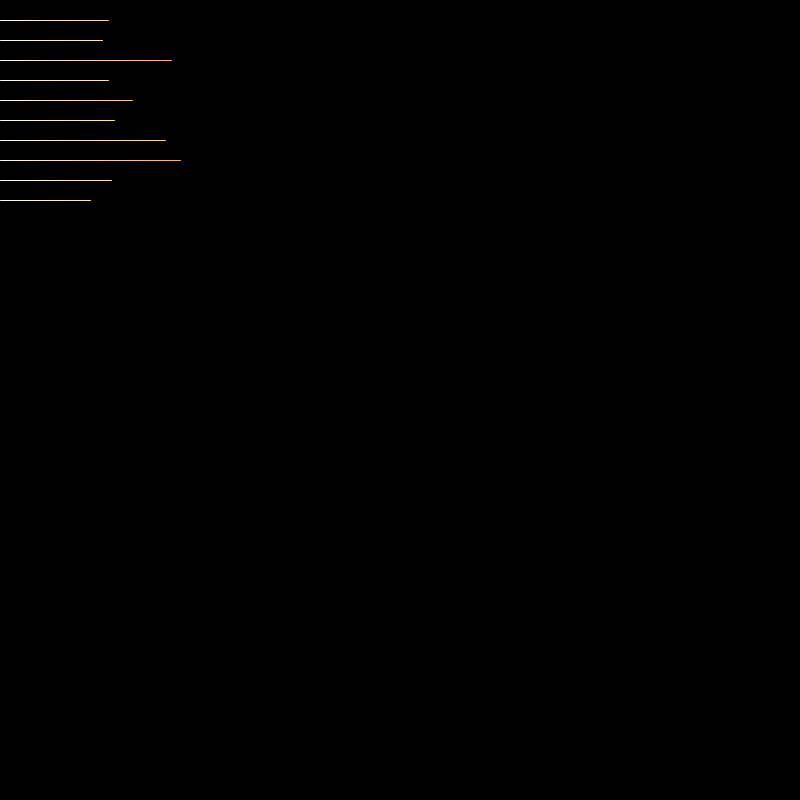
Frame 1 (no input)
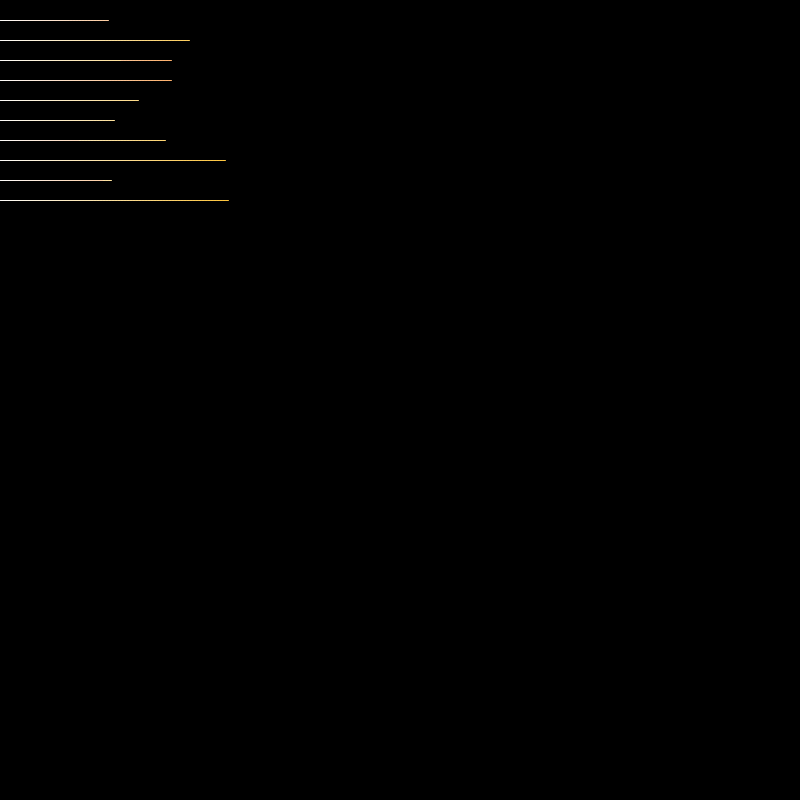
Frame 2 (the mouse pressed at the canvas centre, redrawn once)

The Processing sketch that drew these frames (run headless with seeded random() and noise(); the mouse was pressed at the canvas centre and the sketch redrawn once):

// Processing sketch: fabric_of_life
// ── fabric_of_life.pde
int step = 3;
int stepCount = 500 / step;
float[] thread = new float[stepCount * 2];

void setup() {
  size(800, 800);
  colorMode(HSB);
  stroke(255, 128, 255);
  background(0, 0, 0);
  smooth();
  noFill();
  noLoop();
} 

void draw() {
  Person[] people = createPeople(10, 1000);
  timeFlow(500, people);
}

void testGradient() {
  float prev = 400;
  for (int i = 0; i < stepCount; i++) {
    thread[2*i] = i * step;
    prev = prev + random(-5 * step, 5 * step);
    thread[2*i+1] = prev;
  }
  for (int i = 1; i < stepCount - 2; i++) {
    stroke(169, i * step / 2, 255);
    curve(thread[2*i - 2], thread[2*i - 1], 
          thread[2*i], thread[2*i + 1], 
          thread[2*i + 2], thread[2*i + 3], 
          thread[2*i + 4], thread[2*i + 5]);
  }
}  

Person[] createPeople(int initialPopulation, int maxPopulation) {
  Person[] people = new Person[maxPopulation];
  for (int i = 0; i < initialPopulation; i++) people[i] = new Person(0, null, null);
  return people;
}

void timeFlow(int maxTime, Person[] people) {
  for (int t = 0; t < maxTime; t++) {
    for (int i = 0; i < people.length; i++) {
      if (people[i] == null) continue;
      switch (people[i].timeFlow(t, people)) {
        case Person.DEATH: 
          // TODO: draw last segments here, before the person is removed
          //int[] positions = 
          people[i] = null; 
          break;
      }
    }
    calcCurrentPositions(t, people);
    drawCurveSegments(t, people);
    // TODO: draw next segments of existing people
  }
}

void calcCurrentPositions(int currentTime, Person[] people) {
  // TODO -- take dependencies into account
  for (int i = 0; i < people.length; i++) {
    if (people[i] == null) continue;
    people[i].setPosition(currentTime, (i + 1) * 20);
  }
}

void drawCurveSegments(int currentTime, Person[] people) {
  for (int i = 0; i < people.length; i++) {
    if (people[i] == null) continue;
    int[] pos = people[i].getPositionsTo(currentTime);
    if (pos == null) continue;
    stroke(people[i].sex, people[i].getAge(currentTime) * 2.5, 255);
    curve((currentTime - 3) * step, pos[0], 
          (currentTime - 2) * step, pos[1], 
          (currentTime - 1) * step, pos[2], 
          (currentTime - 0) * step, pos[3]);
  }
}

class Dependency {
  Person whoDepends;
  float level;
  Dependency(Person whoDepends, float level) {
    this.whoDepends = whoDepends;
    this.level = level;
  }
}

class Person {
  // events
  static final int NOTHING = 0;
  static final int DEATH = 1;
  static final int MALE = 20;
  static final int FEMALE = 30;
  
  Dependency[][] dependencies;
  int[] positions;
  int sex;
  Person mother;
  Person father;
  Person partner;
  int birthTime;
  
  Person(int currentTime, Person mother, Person father) {
    this.birthTime = currentTime;
    this.sex = random(0.0, 1.0) > 0.52 ? MALE : FEMALE;
    this.mother = mother;
    this.father = father;
    dependencies = new Dependency[200][];
    positions = new int[200];
    
    if (mother != null) mother.addDependency(currentTime, new Dependency(this, 1));
    // TODO: variable
    if (father != null) father.addDependency(currentTime, new Dependency(this, 0.8));
  }
  
  int timeFlow(int currentTime, Person[] people) {
    int age = getAge(currentTime);
    if (random(0.0, 1.0) > 1.0 - (float)(age*age)/41260) return DEATH;
    if (age < 18) {
      if (mother != null) mother.addDependency(currentTime, new Dependency(this, 1 - age/50));
      if (father != null) father.addDependency(currentTime, new Dependency(this, 1 - age/50));
    }
    // TODO: find a partner
    // TODO: have kids
    return NOTHING;
  }
  
  void addDependency(int time, Dependency dependency) {
    // TODO
  }
  
  int getAge(int time) {
    return time - birthTime;
  }
  
  void setPosition(int time, int position) {
    positions[getAge(time)] = position;
  }
  
  int[] getPositionsTo(int time) {
    int[] pos = new int[4];
    if (time - birthTime < 2) return null;
    else if (time - birthTime == 2) {
      pos[0] = positions[0];
      for (int i = 0; i < 3; i++) pos[i + 1] = positions[i];
    } else {
      for (int i = 0; i < 4; i++) pos[i] = positions[time - birthTime - 3 + i];
    }
    return pos;
  }
}
